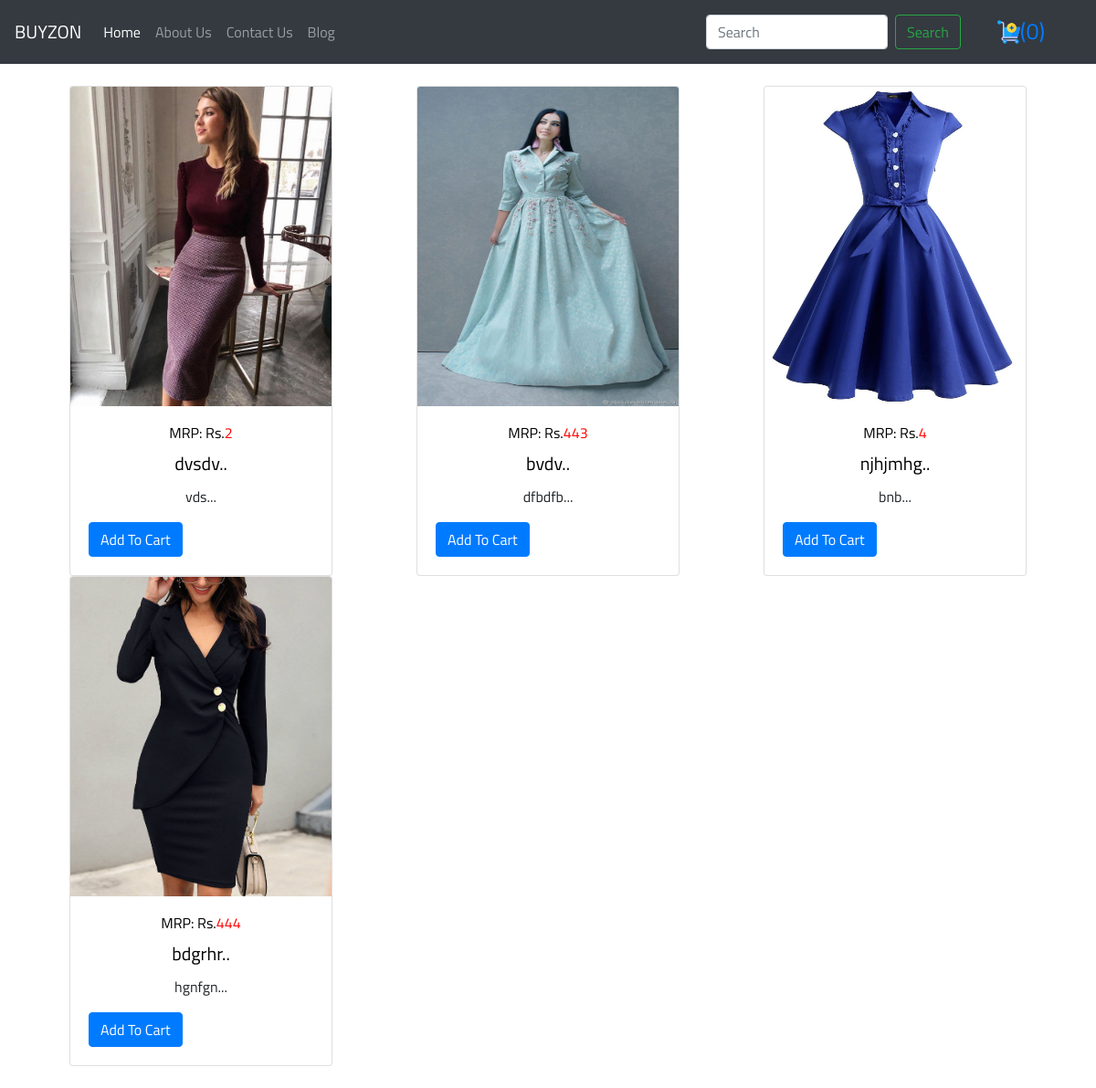
The app's page /shop/women/ with its own data.
### shop/models.py (models this page shows, shortened)
class Women(models.Model):
    women_id = models.AutoField(primary_key=True)
    product_name = models.CharField(max_length=100, default="")
    product_description = models.CharField(max_length=1000, default="")
    product_price = models.IntegerField(default=0)
    actual_price = models.IntegerField(default=0)
    pub_date = models.DateField()
    category = models.CharField(max_length=50, default="")
    subcategory = models.CharField(max_length=80, default="")
    image = models.ImageField(upload_to='shop/images', default="")

### shop/views.py (the view)
# urls.py: path('women/', views.women, name="women"),
def women(request):
    allwomenProd = []
    womenprod = Women.objects.values('category')
    cats = {item['category'] for item in womenprod}
    for cat in cats:
        womenproduct = Women.objects.filter(category=cat)
        n = len(womenproduct)
        allwomenProd.append([womenproduct, range(1, n)])
    params = {'allwomenProd': allwomenProd}
    return render(request, 'shop/women.html', params)

### shop/templates/shop/women.html (shortened to what this page needs)
{% extends 'shop/basic.html'%}
{% block body %}
	<div class="container my-4">
{% for womenproduct, range in allwomenProd%}
		<div class="row row-cols-2 row-col-sm-6 row-cols-md-3 row-col-xs-4  ">
	       {% for i in womenproduct %}
	        <div class="col-xs-4 col-sm-12 col-md-4 center" >
	          <a href="/shop/womenview/{{i.women_id}}"  style="color:black; text-decoration:none;"><div class="card" style="width: 18rem;">
	            <img src='/media/{{i.image}}' style="  height: 350px;" class="card-img-top" alt="...">
	            <div class="card-body">
	                <h6 class="card-title center" id="wpricepr{{i.women_id}}">MRP: Rs.<span style="color:red" > {{i.product_price}}</span></h6>
	              <h5 class="card-title center" id="wnamepr{{i.women_id}}">{{i.product_name|slice:"0:25"}}..</h5>
	                </a>
	              <p class="card-text center">{{i.product_description|slice:"0:50"}}...</p>
	                <span id="womenpr{{i.women_id}}" class="womenpr">
	                    <button id="wpr{{i.women_id}}" class="btn btn-primary cart center">Add To Cart</button>
	                </span>
	            </div>
	          </div>
	        </div>
	        {% endfor %}
{% endfor%}
{% endblock%}

### shop/templates/shop/basic.html (shortened to what this page needs)
<!doctype html>
<html lang="en">
  <head>
    <link rel="stylesheet" href="https://stackpath.bootstrapcdn.com/bootstrap/4.5.2/css/bootstrap.min.css">
  </head>
  <body>
{%load static%}
  <nav class="navbar navbar-expand-lg navbar navbar-dark bg-dark" style="background-color: #e3f2fd;">
  <a class="navbar-brand" href="/shop">BUYZON</a>
  <div class="collapse navbar-collapse" id="navbarSupportedContent">
    <ul class="navbar-nav mr-auto">
      <li class="nav-item active">
        <a class="nav-link hov" href="/shop">Home <span class="sr-only">(current)</span></a>
      </li>
      <li class="nav-item">
        <a class="nav-link hov" href="/shop/about">About Us</a>
      </li>
      <li class="nav-item">
        <a class="nav-link hov" href="/shop/contact">Contact Us</a>
      </li>
      <li class="nav-item">
        <a class="nav-link hov" href="/blog">Blog</a>
      </li>
    </ul>
    <form class="form-inline my-2 my-lg-0">
      <input class="form-control mr-sm-2" type="search" placeholder="Search" aria-label="Search">
      <button class="btn btn-outline-success my-2 my-sm-0" type="submit">Search</button>
    <a href="/shop/checkout" class="nav-link mx-4 " style="text-decoration:none; display: flex; flex-direction: row; font-size: 25px;" > <img src="{% static 'shop/cart.svg'%} " style="width: 25px;"> (<span id="cart" >  0 </span>)</a>
    </form>
  </div>
</nav>
{%block body%}{%endblock%}
  </body>
</html>

### records on screen
Women: image (picture), product_price "2", product_name "dvsdv", product_description "vds"
Women: image (picture), product_price "443", product_name "bvdv", product_description "dfbdfb"
Women: image (picture), product_price "4", product_name "njhjmhg", product_description "bnb"
Women: image (picture), product_price "444", product_name "bdgrhr", product_description "hgnfgn"
